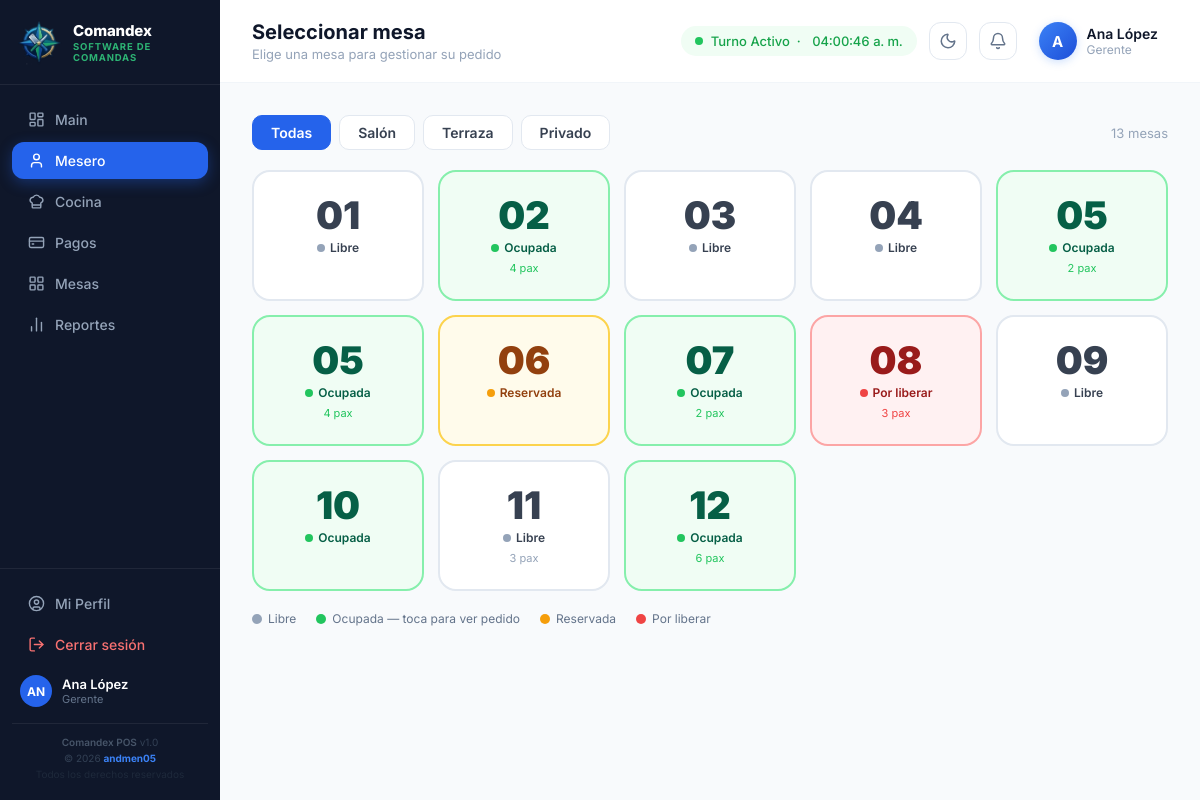
The app's page /mesero (signed in) with its own data.
### tables this page shows
CREATE TABLE mesas (
    id INT AUTO_INCREMENT PRIMARY KEY,
    numero INT NOT NULL,
    zona ENUM('terraza','salon','privado') DEFAULT 'salon',
    capacidad INT DEFAULT 4,
    estado ENUM('libre','ocupada','reservada','por_liberar') DEFAULT 'libre',
    pos_x INT DEFAULT 0,
    pos_y INT DEFAULT 0,
    sucursal_id INT NOT NULL,
    FOREIGN KEY (sucursal_id) REFERENCES sucursales(id)
);

CREATE TABLE pedidos (
    id INT AUTO_INCREMENT PRIMARY KEY,
    numero INT NOT NULL,
    mesa_id INT NOT NULL,
    mesero_id INT NOT NULL,
    estado ENUM('pendiente','en_cocina','listo','servido','cancelado') DEFAULT 'pendiente',
    personas INT DEFAULT 1,
    notas_cocina TEXT,
    created_at TIMESTAMP DEFAULT CURRENT_TIMESTAMP,
    updated_at TIMESTAMP DEFAULT CURRENT_TIMESTAMP ON UPDATE CURRENT_TIMESTAMP,
    FOREIGN KEY (mesa_id) REFERENCES mesas(id),
    FOREIGN KEY (mesero_id) REFERENCES usuarios(id)
);

### controllers/MeseroController.php (called while the page is built, shortened)
<?php
class MeseroController {
    private Mesa $mesaModel;
    public function __construct() {
        $this->mesaModel     = new Mesa();
    }
    public function index(): void {
        $mesas = $this->mesaModel->getAll(1);
        view('mesero/index', compact('mesas'));
    }
}

### config/database.php (called while the page is built, shortened)
<?php
function getPDO(): PDO {
    static $pdo = null;
    if ($pdo === null) {
        $dsn = "mysql:host=" . DB_HOST . ";dbname=" . DB_NAME . ";charset=" . DB_CHARSET;
        $options = [
            PDO::ATTR_ERRMODE            => PDO::ERRMODE_EXCEPTION,
            PDO::ATTR_DEFAULT_FETCH_MODE => PDO::FETCH_ASSOC,
            PDO::ATTR_EMULATE_PREPARES   => false,
        ];
        try {
            $pdo = new PDO($dsn, DB_USER, DB_PASS, $options);
        } catch (PDOException $e) {
            http_response_code(500);
            die(json_encode(['error' => 'Database connection failed: ' . $e->getMessage()]));
        }
    }
    return $pdo;
}

### models/Mesa.php (called while the page is built, shortened)
<?php
class Mesa {
    private PDO $db;
    public function __construct() {
        $this->db = getPDO();
    }
    public function getAll(int $sucursal_id = 1, string $zona = ''): array {
        $sql = "SELECT m.*,
                    p.id AS pedido_id, p.personas,
                    p.created_at AS pedido_inicio,
                    u.nombre AS mesero_nombre
                FROM mesas m
                LEFT JOIN pedidos p ON p.mesa_id = m.id AND p.estado IN ('pendiente','en_cocina','listo','servido')
                LEFT JOIN usuarios u ON p.mesero_id = u.id
                WHERE m.sucursal_id = ?";
        $params = [$sucursal_id];
        $sql .= " ORDER BY m.numero";
        $stmt = $this->db->prepare($sql);
        $stmt->execute($params);
        return $stmt->fetchAll();
    }
}

### views/mesero/index.php (the view, shortened to what this page needs)
<?php
$zonaF = $_GET['zona'] ?? '';
$colorMap = [
    'libre'       => ['bg'=>'#fff','border'=>'#e2e8f0','text'=>'#374151','dot'=>'#94a3b8','label'=>'Libre'],
    'ocupada'     => ['bg'=>'#f0fdf4','border'=>'#86efac','text'=>'#065f46','dot'=>'#22c55e','label'=>'Ocupada'],
    'reservada'   => ['bg'=>'#fffbeb','border'=>'#fcd34d','text'=>'#92400e','dot'=>'#f59e0b','label'=>'Reservada'],
    'por_liberar' => ['bg'=>'#fff1f2','border'=>'#fca5a5','text'=>'#991b1b','dot'=>'#ef4444','label'=>'Por liberar'],
];
?>
<div style="display:flex;flex-direction:column;gap:20px;">
    <div style="display:flex;align-items:center;justify-content:space-between;flex-wrap:wrap;gap:12px;">
        <div style="display:flex;gap:8px;flex-wrap:wrap;">
            <?php foreach([''=>'Todas','salon'=>'Salón','terraza'=>'Terraza','privado'=>'Privado'] as $k=>$v):
                $act=$zonaF===$k; ?>
            <a href="<?= BASE_URL ?>/mesero<?= $k?"?zona=$k":'' ?>"
               style="padding:8px 18px;border-radius:10px;font-size:14px;font-weight:600;text-decoration:none;border:1px solid <?= $act?'#2563eb':'#e2e8f0' ?>;background:<?= $act?'#2563eb':'#fff' ?>;color:<?= $act?'#fff':'#374151' ?>;">
                <?= $v ?>
            </a>
            <?php endforeach; ?>
        </div>
        <span style="font-size:13px;color:#94a3b8;"><?= count($mesas) ?> mesas</span>
    </div>
    <div style="display:grid;grid-template-columns:repeat(auto-fill,minmax(150px,1fr));gap:14px;">
        <?php foreach($mesas as $m):
            $c=$colorMap[$m['estado']]??$colorMap['libre'];
        ?>
        <a href="<?= BASE_URL ?>/mesero/pedido/<?= $m['id'] ?>"
           style="background:<?= $c['bg'] ?>;border:2px solid <?= $c['border'] ?>;border-radius:18px;padding:24px 16px;text-align:center;text-decoration:none;display:block;transition:all 0.15s;position:relative;overflow:hidden;"
           onmouseover="this.style.transform='translateY(-3px)';this.style.boxShadow='0 8px 24px rgba(0,0,0,0.1)';"
           onmouseout="this.style.transform='';this.style.boxShadow='';">
            <p style="font-size:38px;font-weight:900;color:<?= $c['text'] ?>;margin:0 0 6px;line-height:1;"><?= str_pad($m['numero'],2,'0',STR_PAD_LEFT) ?></p>
            <div style="display:flex;align-items:center;justify-content:center;gap:5px;margin-bottom:6px;">
                <span style="width:8px;height:8px;background:<?= $c['dot'] ?>;border-radius:50%;flex-shrink:0;"></span>
                <span style="font-size:12px;font-weight:600;color:<?= $c['text'] ?>;"><?= $c['label'] ?></span>
            </div>
            <?php if($m['personas']): ?>
            <p style="font-size:11px;color:<?= $c['dot'] ?>;margin:0;"><?= $m['personas'] ?> pax</p>
            <?php endif; ?>
        </a>
        <?php endforeach; ?>
    </div>
    <div style="display:flex;gap:20px;flex-wrap:wrap;">
        <?php foreach(['#94a3b8'=>'Libre','#22c55e'=>'Ocupada — toca para ver pedido','#f59e0b'=>'Reservada','#ef4444'=>'Por liberar'] as $col=>$lbl): ?>
        <span style="display:flex;align-items:center;gap:6px;font-size:12px;color:#64748b;">
            <span style="width:10px;height:10px;background:<?= $col ?>;border-radius:50%;flex-shrink:0;"></span><?= $lbl ?>
        </span>
        <?php endforeach; ?>
    </div>
</div>
<?php
require __DIR__ . '/../layout/app.php';

### views/layout/app.php (style rules this page uses)
:root { --bg: #f8fafc; --surface: #ffffff; --border: #f1f5f9; --border2: #e2e8f0; --text-1: #0f172a; --text-2: #374151; --text-3: #64748b; --text-4: #94a3b8; --sidebar-bg:#0f172a; --sidebar-link:#94a3b8; --sidebar-border: rgba(255,255,255,0.07); --topbar-bg: #ffffff; --card-shadow: 0 1px 3px rgba(0,0,0,0.04); --card-hover: 0 4px 12px rgba(0,0,0,0.08); --input-bg: #ffffff; --table-hover:#f8fafc; }
* { font-family: 'Inter', system-ui, sans-serif; box-sizing: border-box; margin: 0; padding: 0; }
body { background: var(--bg); color: var(--text-2); transition: background 0.25s, color 0.25s; }

### records on screen
mesas: numero "01", estado "Libre"
pedidos: mesa.numero "02", mesa.estado "Ocupada", personas "4"
mesas: numero "03", estado "Libre"
mesas: numero "04", estado "Libre"
pedidos: mesa.numero "05", mesa.estado "Ocupada", personas "2"
pedidos: mesa.numero "05", mesa.estado "Ocupada", personas "4"
mesas: numero "06", estado "Reservada"
pedidos: mesa.numero "07", mesa.estado "Ocupada", personas "2"
pedidos: mesa.numero "08", mesa.estado "Por liberar", personas "3"
mesas: numero "09", estado "Libre"
mesas: numero "10", estado "Ocupada"
pedidos: mesa.numero "11", mesa.estado "Libre", personas "3"
pedidos: mesa.numero "12", mesa.estado "Ocupada", personas "6"

### other values on screen
$mod['label'] "Main"
$mod['label'] "Mesero"
$mod['label'] "Cocina"
$mod['label'] "Pagos"
$mod['label'] "Mesas"
$mod['label'] "Reportes"
$sidebarIniciales "AN"
$user['nombre'] "Ana López"
$user['rol'] "Gerente"
$pageTitle "Seleccionar mesa"
$pageSubtitle "Elige una mesa para gestionar su pedido"
getConfig('turno_activo_nombre', 'Turno Activo') "Turno Activo"
substr($user['nombre'] ?? 'U', 0, 1) "A"
$v "Todas"
$v "Salón"
